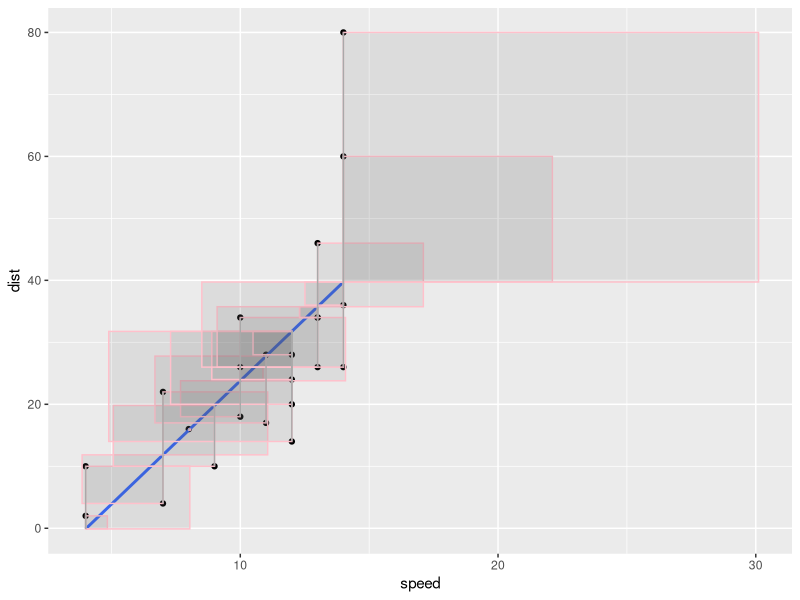

The R source for this figure:
## ---- chunk 1
library(tidyverse)

cars2 <- cars %>%
  filter(speed < 15)

mylm <- lm(dist ~ speed, data=cars2)


ggplot(cars2, aes(x=speed, y=dist)) + 
  geom_point() + 
  geom_smooth(method="lm", se=F, formula=y~x) + 
  geom_rect(aes(xmin=speed, xmax=speed + mylm$res*0.4, ymin=mylm$fit, ymax=dist), alpha=0.1, color="pink") +
  geom_segment(aes(x=speed, xend=speed, y=dist, yend=mylm$fit), color="darkgray")
